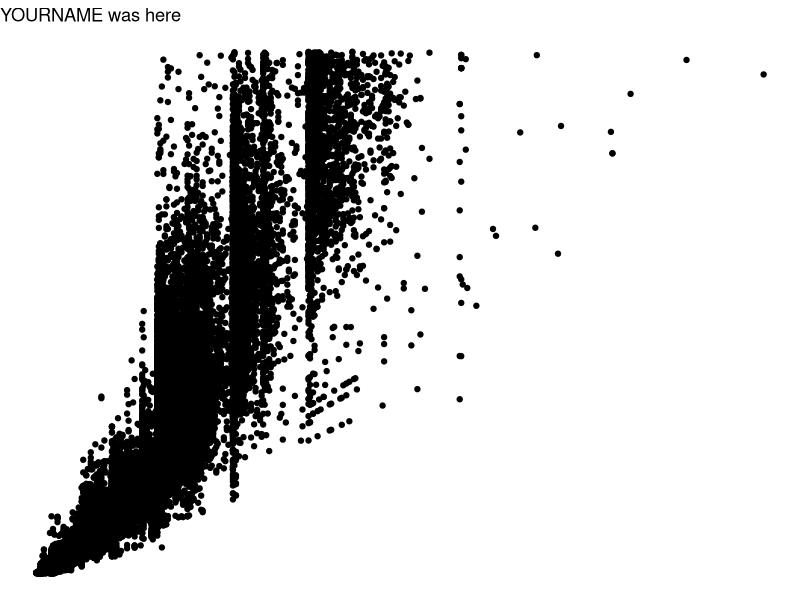
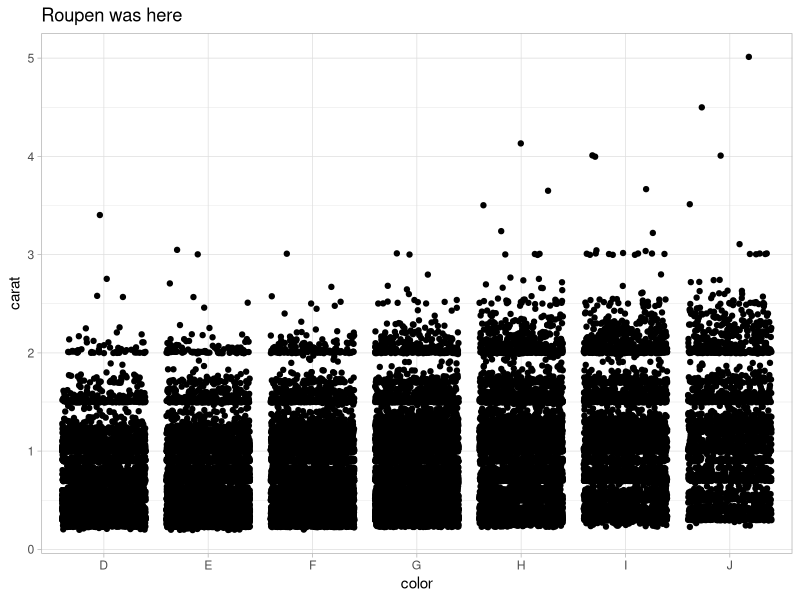
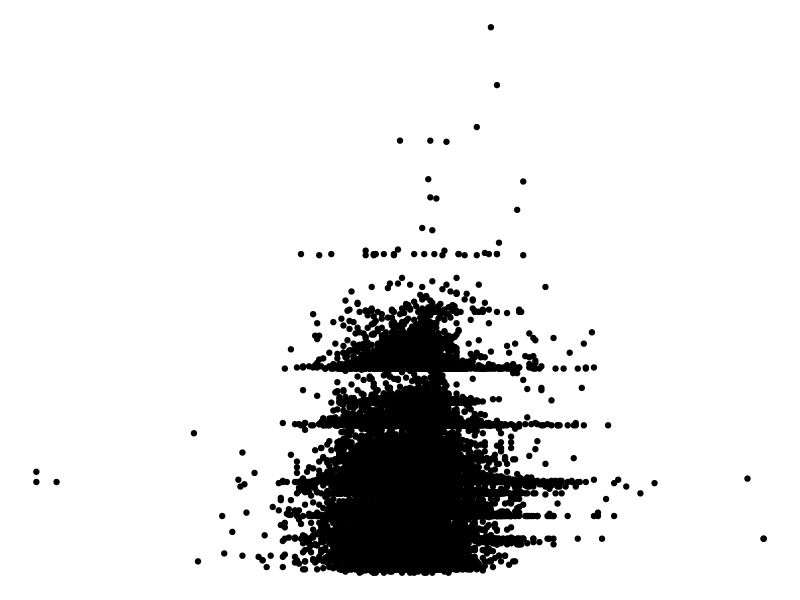

Generate these figures, in order, with R:
## ---- chunk 1
knitr::opts_chunk$set(echo = TRUE)
library(tidyverse)
## ---- chunk 2
# Partner 1: 
# Run the code below to see the original graph
# Change the code below to make the point color change based on 'cut', and update the theme to theme_bw(). Update the title to include your first name. 

ggplot(data = diamonds, aes(x = carat, y = price)) +
  geom_point() +
  theme_void() +
  labs(title = "YOURNAME was here")
## ---- chunk 3
# Partner 2: 
# Run the code below to see the original graph
# Change the code below to make the geom a geom_jitter, and update the theme to theme_light. Update the title to include your first name. 

ggplot(data = diamonds, aes(x = color, y = carat)) +
  geom_jitter() +
  theme_light() +
  labs(title = "Roupen was here")
## ---- chunk 4
ggplot(data = diamonds, aes(x = depth, y = carat)) +
  geom_point() +
  theme_void()
## ---- chunk 5
